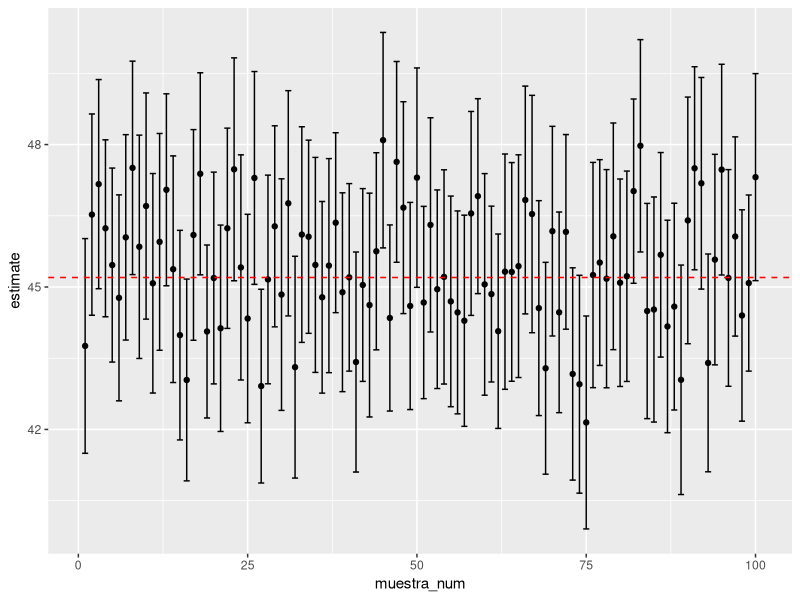
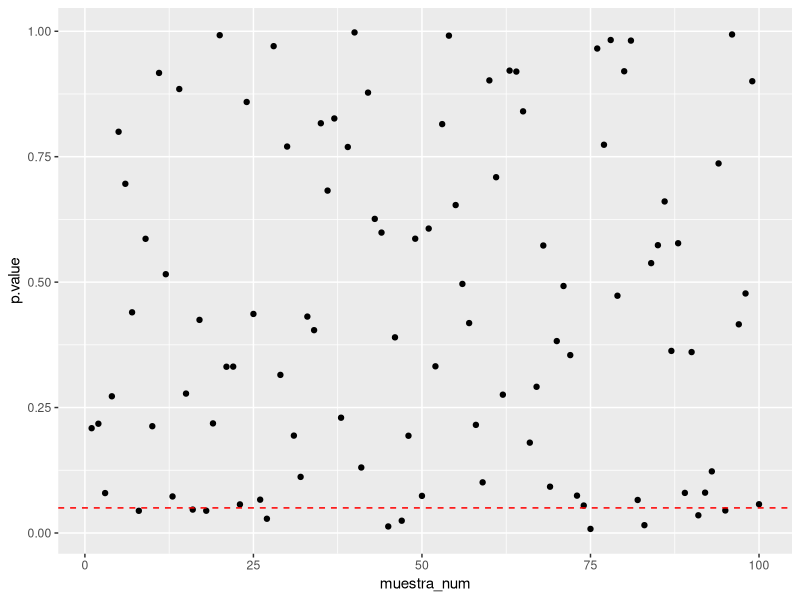

These charts were generated, in order, by the following R code:
## ---- chunk 1
knitr::opts_chunk$set(echo = TRUE, warning = FALSE, message = FALSE)
## ---- chunk 2
set.seed(123)
poblacion <- rnorm(n = 1000, mean = 45.2, sd = 11.2)
## ---- chunk 3
set.seed(123)
muestra <- sample(x = poblacion, size = 100, replace = TRUE)
## ---- chunk 4
mean(muestra)
## ---- chunk 5
t.test(x = muestra,
       mu = 45.2,
       alternative = "two.sided",
       conf.level = 0.95)
## ---- chunk 6
library(tidyverse)
library(broom)
set.seed(123)
prueba <- tibble(muestra_num = 1:100) %>% 
  mutate(muestra = map(.x = muestra_num, .f = ~sample(
    x = poblacion,
    size = 100,
    replace = TRUE
  )),
  estimado = map(.x = muestra, .f = ~t.test(
    x = .x,
    mu = 45.2,
    alternative = "two.sided",
    conf.level = 0.95
  )),
  estimado_tidy = map(.x = estimado, .f = tidy)) %>% 
  unnest(estimado_tidy)

prueba
## ---- chunk 7
prueba %>% 
  ggplot(mapping = aes(x = muestra_num, y = estimate)) +
  geom_point() +
  geom_errorbar(mapping = aes(ymin = conf.low, ymax = conf.high)) +
  geom_hline(yintercept = 45.2, color = "red", lty = 2)
## ---- chunk 8
prueba %>% 
  ggplot(mapping = aes(x = muestra_num, y = p.value)) +
  geom_point() +
  geom_hline(yintercept = 0.05, color = "red", lty = 2)
